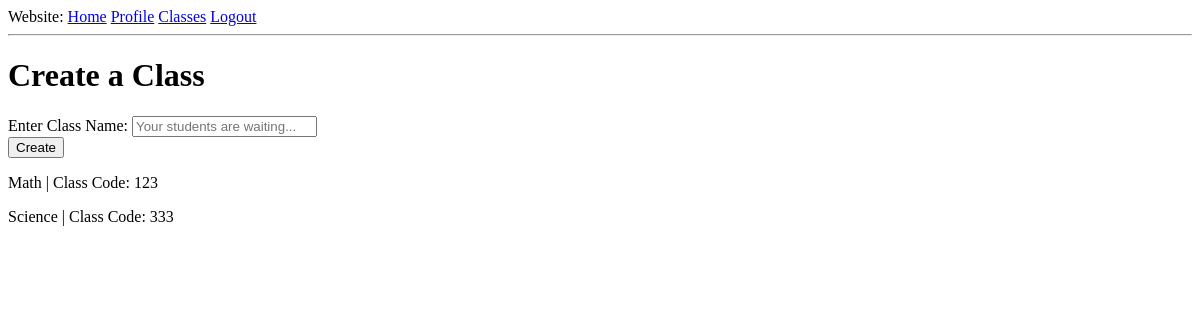
The app's page /user/Cat/create-class (signed in), older data.
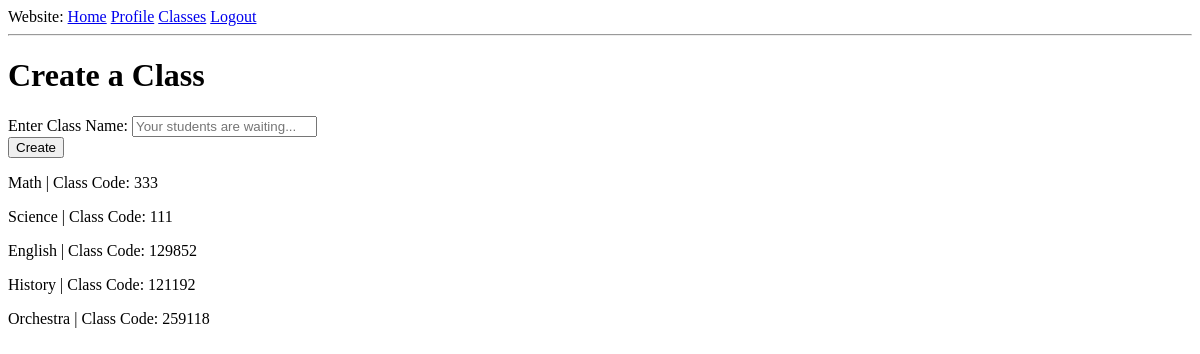
The same page, newer data.
### app/models.py (models this page shows, shortened)
class Courses(db.Model):
    id = db.Column(db.Integer, primary_key=True) # Always need ID
    course_name = db.Column(db.String(140), index=False, unique=False) # Not indexable or unique bc many people can have the same course
    code = db.Column(db.Integer, index=True, unique=True) # Indexable to link it back to the course name
    teacher_id = db.Column(db.Integer, db.ForeignKey('user.id'))  # Taking the user ID from the user model, using backref of teacher will show you the actual teacher
    signups = db.relationship('Signups', backref='course_id', lazy='dynamic') # This will show all the student signups for this course
    reactions = db.relationship('Reactions', backref='course_actual', lazy='dynamic') # This will show all the reactions for this course
    speed = db.relationship('Speed', backref='course_s', lazy='dynamic') # This will show all the speed complaints for this course

### app/routes.py (the view)
@app.route('/user/<username>/create-class')
@login_required # Have to be logged in as a teacher for this to work
def create(username):
    t_courses_all = Courses.query.filter_by(teacher_id=current_user.id) # All of that teacher's courses
    return render_template('create-class.html', t_courses_all=t_courses_all, title="Create a Class")

### app/models.py (called while the page is built)
@login.user_loader
def load_user(id):
        return User.query.get(int(id))

### app/templates/create-class.html
{% extends "base.html" %}
{% block content %}
    <h1>Create a Class</h1>
    <form action="/user/{{ current_user.username }}/create-class/new" method='post'>
        <label for="title">Enter Class Name: </label>
        <input type="text" name="course_name" placeholder="Your students are waiting...">
        <br>
        <button type="submit">Create</button>
    </form>
    {% for t in t_courses_all %}
        <p>{{ t.course_name }} | Class Code: {{ t.code }}</p>
    {% endfor %}
{% endblock %}

### app/templates/base.html (shortened to what this page needs)
<html>
    <head>
    </head>
    <body>
        <div>
            Website:
            <a href="{{ url_for('index') }}">Home</a>
            {% if current_user.is_anonymous %}
            <a href="{{ url_for('login') }}">Login</a>
            {% else %}
            <a href="{{ url_for('user', username=current_user.username) }}">Profile</a>
            <a href="{{ url_for('classes', username=current_user.username) }}">Classes</a>
            <a href="{{ url_for('logout') }}">Logout</a>
            {% endif %}
        </div>
        <hr>
        {% block content %} {% endblock %}
    </body>
</html>

Row changes from the older to the newer data that the page shows:
changed Courses "Math": code "123" → "333"
changed Courses "Science": code "333" → "111"
added Courses: course_name "English", code "129852"
added Courses: course_name "History", code "121192"
added Courses: course_name "Orchestra", code "259118"
